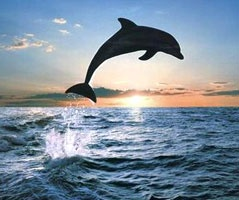
#> input picture image/dolphin.jpg, 239 x 200 px
$ python CIELAB_color_space.py
#> lines starting #> are read from the running program, lines starting #| are printed output that depends on the picture
#> further down, img is the input picture: shape (200, 239, 3); mean B, G, R 157.2, 142.6, 126.6
import numpy as np
import math
from matplotlib import pyplot as plt
import cv2

def RGBtoLAB(img):
    """
    Turn RGB color space to CIELAB space.
    """
    img = img/255.0

    CIE_XYZ = [[0.412453, 0.357580, 0.180423],\
               [0.212671, 0.715160, 0.072169],\
               [0.019334, 0.119193, 0.950227]]

    imgR = img[:,:,0]
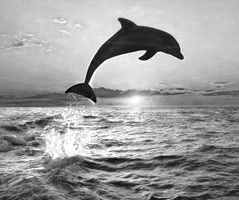
#> imgR: shape (200, 239) float64; min 0, max 1, mean 0.617
    imgG = img[:,:,1]
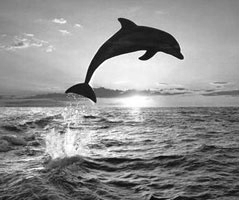
#> imgG: shape (200, 239) float64; min 0.00784, max 1, mean 0.559
    imgB = img[:,:,2]
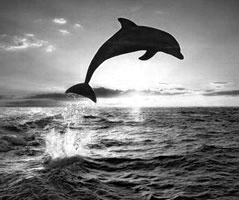
#> imgB: shape (200, 239) float64; min 0, max 1, mean 0.496

    img_XYZ = np.zeros( (img.shape[0], img.shape[1], 3) )

    for i in range(img.shape[0]):
        for j in range(img.shape[1]):
            R = imgR[i][j]
            G = imgG[i][j]
            B = imgB[i][j]
            img_XYZ[i][j] = np.dot(CIE_XYZ, [R,G,B])
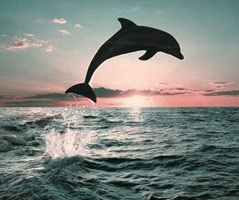
#> img_XYZ: shape (200, 239, 3) float64; mean B, G, R 0.544, 0.567, 0.55; drawn with min black and max white

    img_LAB = np.zeros( (img.shape[0], img.shape[1], 3) )

    for i in range(img.shape[0]):
        for j in range(img.shape[1]):
            X = img_XYZ[i][j][0]
            Y = img_XYZ[i][j][1]
            Z = img_XYZ[i][j][2]

            Xn = 0.9515
            Yn = 1.0
            Zn = 1.0886

            a = 500 * ( LAB_func(X/Xn) - LAB_func(Y/Yn) )
            b = 200 * ( LAB_func(Y/Yn) - LAB_func(Z/Zn) )
            L = L_func(Y, Yn)

            img_LAB[i][j] = [L, a, b]
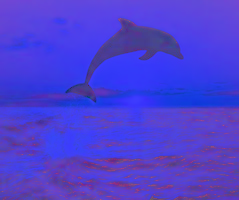
#> img_LAB: shape (200, 239, 3) float64; mean B, G, R 77.7, 1.1, 8.5; drawn with min black and max white

    return img_LAB

def LAB_func(t):
    if t > 0.008856:
        t = math.pow(t, 1/3)
    else:
        t = 7.787 * t + (16/116)

    return t

def L_func(Y, Yn):
    if Y/Yn > 0.008856:
        L = 116 * math.pow(Y/Yn, 1/3) - 16
    else:
        L = 903.3 * (Y/Yn)

    return L

if __name__ == "__main__":

    img = cv2.imread('./image/dolphin.jpg')

    plt.figure('RGB color space')
    plt.title("RGB Sobel Energy")

    img_Lab = RGBtoLAB(img)
    plt.imshow(img_Lab)
    plt.show()
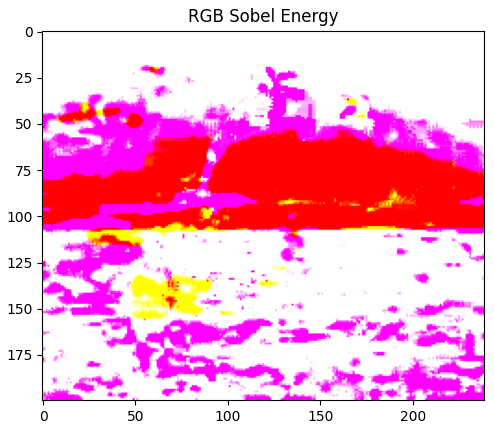
#> figure drawn by matplotlib, 1 panel; B, G, R data is drawn as R, G, B

    cv2.imwrite('img_Lab.jpg', img_Lab)
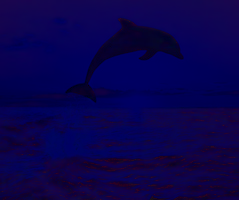
#> saved as img_Lab.jpg: shape (200, 239, 3); mean B, G, R 77.7, 1.7, 9.8

$ run again, with image/beach.jpg copied over image/dolphin.jpg
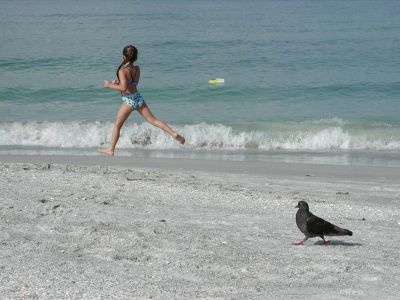
#> input picture image/beach.jpg, 400 x 300 px
#> img is the input picture: shape (300, 400, 3); mean B, G, R 158.2, 156.4, 145.2
#> after the loop in RGBtoLAB, `for i in range(img.shape[0]):`:
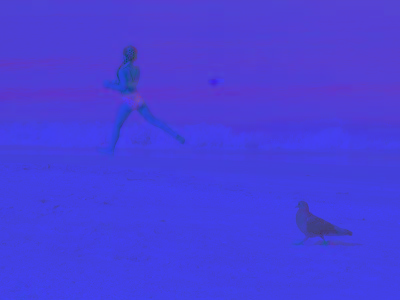
#> img_LAB: shape (300, 400, 3) float64; mean B, G, R 82.1, -1, 3.8; drawn with min black and max white
#> `cv2.imwrite('img_Lab.jpg', img_Lab)`:
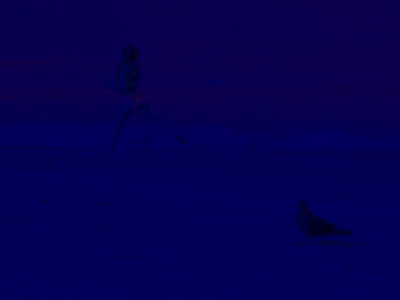
#> saved as img_Lab.jpg: shape (300, 400, 3); mean B, G, R 82.1, 0, 3.9

$ run again, with image/bench.jpg copied over image/dolphin.jpg
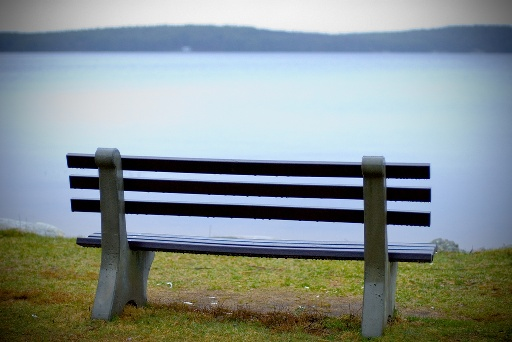
#> input picture image/bench.jpg, 512 x 342 px
#> img is the input picture: shape (342, 512, 3); mean B, G, R 145.1, 145.1, 134.2
#> after the loop in RGBtoLAB, `for i in range(img.shape[0]):`:
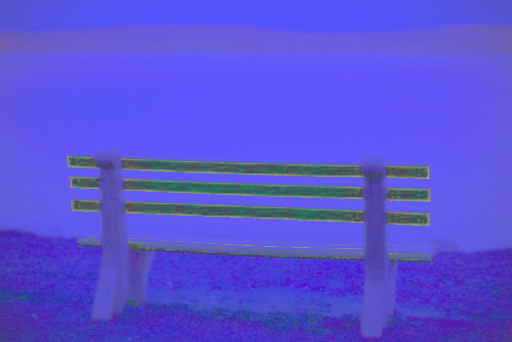
#> img_LAB: shape (342, 512, 3) float64; mean B, G, R 74.8, -2.2, 2.2; drawn with min black and max white
#> `cv2.imwrite('img_Lab.jpg', img_Lab)`:
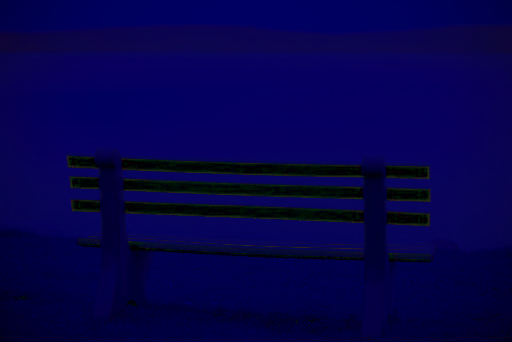
#> saved as img_Lab.jpg: shape (342, 512, 3); mean B, G, R 74.8, 2.3, 4.7
